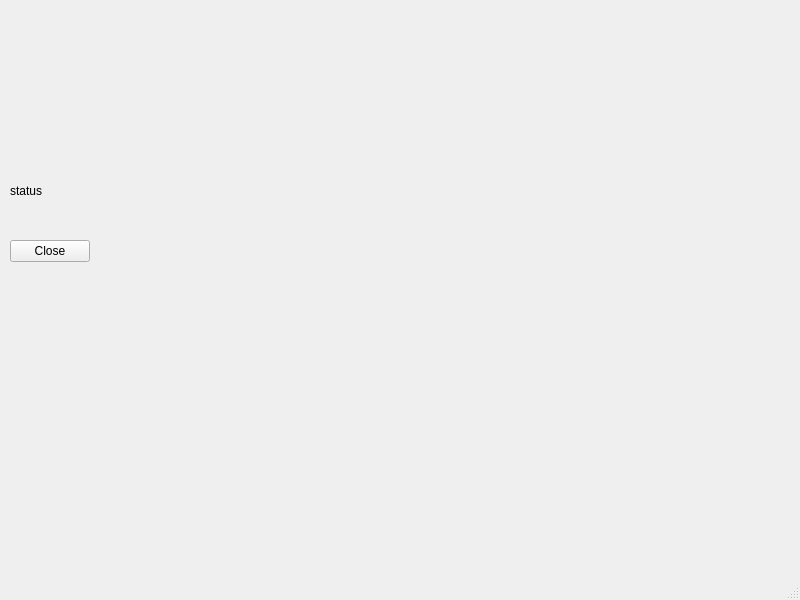
<?xml version="1.0" encoding="UTF-8"?>
<ui version="4.0">
 <class>MainWindow</class>
 <widget class="QMainWindow" name="MainWindow">
  <property name="geometry">
   <rect>
    <x>0</x>
    <y>0</y>
    <width>800</width>
    <height>600</height>
   </rect>
  </property>
  <property name="windowTitle">
   <string>MainWindow</string>
  </property>
  <widget class="QWidget" name="centralwidget">
   <widget class="QPushButton" name="PBClose">
    <property name="geometry">
     <rect>
      <x>10</x>
      <y>240</y>
      <width>80</width>
      <height>22</height>
     </rect>
    </property>
    <property name="text">
     <string>Close</string>
    </property>
   </widget>
   <widget class="QLabel" name="label">
    <property name="geometry">
     <rect>
      <x>10</x>
      <y>170</y>
      <width>111</width>
      <height>41</height>
     </rect>
    </property>
    <property name="text">
     <string>status</string>
    </property>
   </widget>
  </widget>
  <widget class="QMenuBar" name="menubar">
   <property name="geometry">
    <rect>
     <x>0</x>
     <y>0</y>
     <width>800</width>
     <height>21</height>
    </rect>
   </property>
  </widget>
  <widget class="QStatusBar" name="statusbar"/>
 </widget>
 <resources/>
 <connections/>
</ui>
